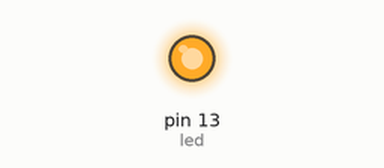
A sketch run on a simulated Arduino Uno, built with avr-gcc and run on an emulated ATmega328P. On the bench: output pins drawn as LEDs (lit = HIGH).

Above: at 0.05 s.
Timing chart, 0 to 3.0 s (numbered marks = the images above):
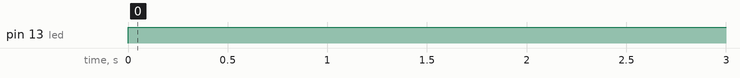

Measured:
- by itself, pin 13 (led): LOW → HIGH at 0.00 s

The sketch:

sketch_jan23a.ino
```cpp
#define led 13
void setup() {
  pinMode(led,OUTPUT);
  // put your setup code here, to run once:

}

void loop() {
  digitalWrite(led,HIGH);
  delay(2000);
  digitalWrite(led,LOW);
  // put your main code here, to run repeatedly:

}
```
